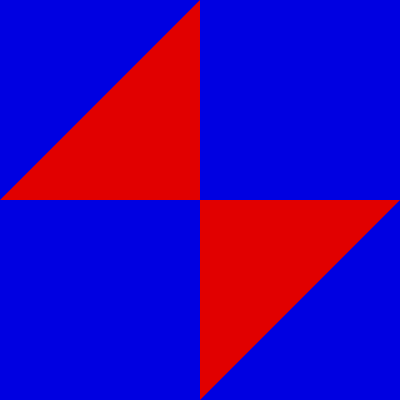
Frame 1 (no input)
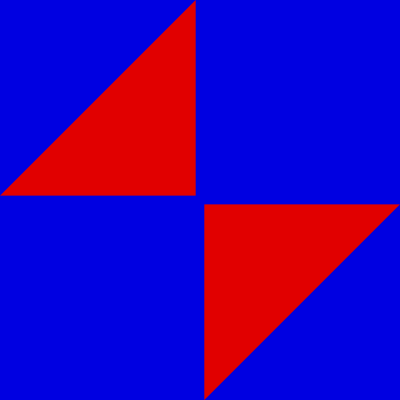
Frame 60 (the mouse pressed at the canvas centre just before this capture)
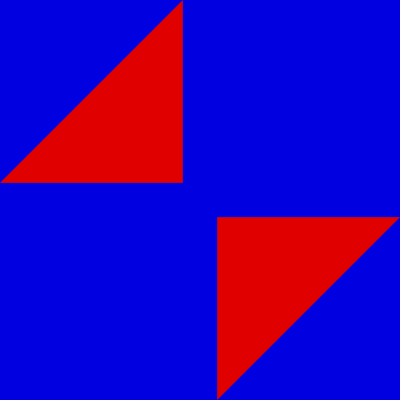
Frame 120 (the mouse held since frame 60 and released just before this capture)

The Processing sketch that drew these frames (run headless with seeded random() and noise(); from frame 60 on, the mouse is pressed at the canvas centre):

// Processing sketch: processing_50183
// ── processing_50183.pde

//sketch
//copyright ben corwin 2012
float a, b, c;

void setup()
{
  size( 400, 400);
  background(0,0,0);
  noStroke();
  textSize(10);
  smooth();
  a = 0;
  b = 0;
  c = 0;
}

void draw( )
{

  fill(0,0,225);
  rect(0, 0, width, height);
  fill(225, 0, 0);
    beginShape();
      vertex(width/4 + width/4 * cos(.01 * a), height/4 + height/4 * cos(.01 * b));
      vertex(width/4 + width/4 * cos(.01 * a),0);
      vertex(0,height/4 + height/4 * cos(.01 * b));
    endShape(CLOSE);
    
    beginShape();
      vertex( 3*width/4 - width/4 * cos(.01 * a), 3*height/4 - height/4 * cos(.01 * b));
      vertex(width - (width/4 + width/4 * cos(.01 * a)),height);
      vertex(width,height - (height/4 + height/4 * cos(.01 * b)));
    endShape(CLOSE);
        
  
  a = a + .5;
  b = b + .5;
 

 
}
